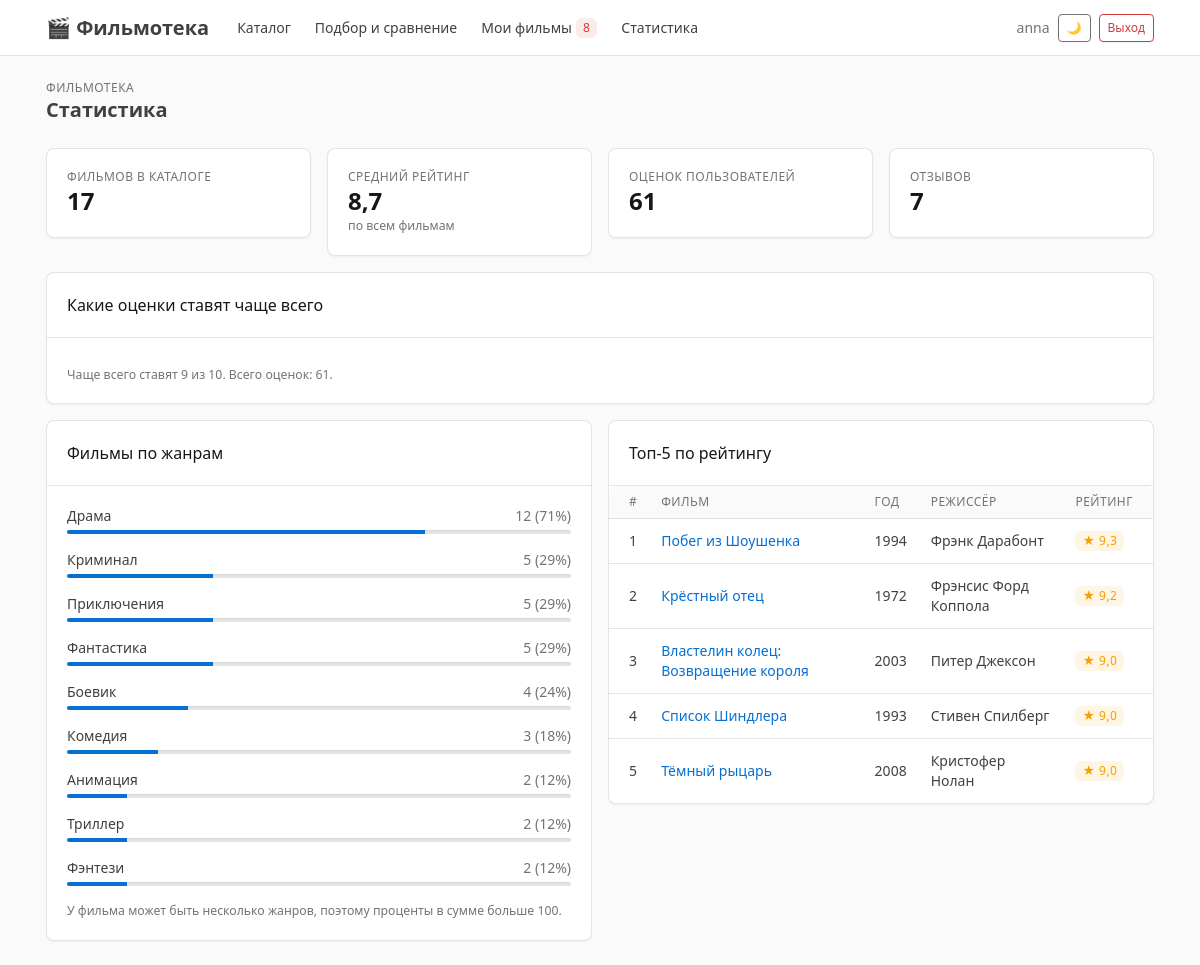
The page /stats/ (signed in) on the database its author committed.
### accounts/models.py (models this page shows, shortened)
class Genre(models.Model):
    name = models.CharField('Название', max_length=50, unique=True)
    class Meta:
        ordering = ['name']
        verbose_name = 'жанр'
        verbose_name_plural = 'жанры'

class Movie(models.Model):
    title = models.CharField('Название', max_length=200)
    original_title = models.CharField('Оригинальное название', max_length=200, blank=True)
    year = models.PositiveSmallIntegerField('Год выхода')
    director = models.CharField('Режиссёр', max_length=200)
    duration = models.PositiveSmallIntegerField('Длительность, мин')
    rating = models.DecimalField(
        'Рейтинг', max_digits=3, decimal_places=1,
        validators=[MinValueValidator(0), MaxValueValidator(10)],
    )
    description = models.TextField('Описание', blank=True)
    country = models.CharField('Страна', max_length=60, blank=True)
    poster_url = models.URLField('Ссылка на постер', blank=True)
    poster = models.ImageField('Обложка (файл)', upload_to='posters/', blank=True)
    genres = models.ManyToManyField(Genre, related_name='movies', verbose_name='Жанры')
    search_index = models.CharField(max_length=600, blank=True, editable=False)
    class Meta:
        ordering = ['-rating', 'title']
        verbose_name = 'фильм'
        verbose_name_plural = 'фильмы'

### accounts/dashboard_views.py (the view)
# urls.py: path('stats/', dashboard_views.stats, name='stats'),
@login_required
def stats(request):
    total = Movie.objects.count()
    avg_rating = Movie.objects.aggregate(a=Avg('rating'))['a'] or 0
    genre_stats = []
    for genre in Genre.objects.annotate(n=Count('movies')).order_by('-n', 'name'):
        percent = 0
        if total > 0:
            percent = round(genre.n * 100 / total)
        genre_stats.append({'name': genre.name, 'n': genre.n, 'percent': percent})
    score_labels = list(range(1, 11))
    score_numbers = []
    for score in score_labels:
        score_numbers.append(Rating.objects.filter(score=score).count())
    ratings_total = sum(score_numbers)
    if ratings_total == 0:
        chart_hint = 'Оценок пока нет. Поставьте первую на странице любого фильма.'
    else:
        popular_score = score_labels[score_numbers.index(max(score_numbers))]
        chart_hint = f'Чаще всего ставят {popular_score} из 10. Всего оценок: {ratings_total}.'
    return render(
        request,
        'stats.html',
        {
            'total_movies': total,
            'avg_rating': avg_rating,
            'ratings_total': ratings_total,
            'reviews_total': Review.objects.count(),
            'genre_stats': genre_stats,
            'score_labels': score_labels,
            'score_numbers': score_numbers,
            'chart_hint': chart_hint,
            'top_movies': Movie.objects.order_by('-rating', 'title')[:5],
        }
    )

### accounts/context_processors.py (called while the page is built)
def my_movies_count(request):
    if not request.user.is_authenticated:
        return {'my_movies_count': 0}
    count = Mark.objects.filter(user=request.user).values('movie').distinct().count()
    return {'my_movies_count': count}

### templates/stats.html (shortened to what this page needs)
{% extends 'base.html' %}
{% load static %}
{% block header %}
<div class="page-pretitle">Фильмотека</div>
<h2 class="page-title">Статистика</h2>
{% endblock %}
{% block content %}
<div class="row row-cards mb-3">
    {% include 'components/stat_card.html' with title='Фильмов в каталоге' value=total_movies %}
    {% include 'components/stat_card.html' with title='Средний рейтинг' value=avg_rating|floatformat:1 hint='по всем фильмам' %}
    {% include 'components/stat_card.html' with title='Оценок пользователей' value=ratings_total %}
    {% include 'components/stat_card.html' with title='Отзывов' value=reviews_total %}
</div>
<div class="row row-cards mb-3">
    <div class="col-12">
        {% include 'components/bar_chart.html' with chart_id='scores-chart' title='Какие оценки ставят чаще всего' labels=score_labels values=score_numbers series_name='Оценок' hint=chart_hint %}
    </div>
</div>
<div class="row row-cards">
    <div class="col-12 col-lg-6">
        <div class="card">
            <div class="card-header"><h3 class="card-title">Фильмы по жанрам</h3></div>
            <div class="card-body">
                {% for g in genre_stats %}
                    <div class="mb-3">
                        <div class="d-flex justify-content-between mb-1">
                            <span>{{ g.name }}</span>
                            <span class="text-secondary">{{ g.n }} ({{ g.percent }}%)</span>
                        </div>
                        <div class="progress progress-sm">
                            <div class="progress-bar" style="width: {{ g.percent }}%" role="progressbar"
                                 aria-valuenow="{{ g.percent }}" aria-valuemin="0" aria-valuemax="100"></div>
                        </div>
                    </div>
                {% empty %}
                    {% include 'components/empty_state.html' with title='Данных пока нет' text='Запустите seed_movies.' %}
                {% endfor %}
                <div class="text-secondary small">У фильма может быть несколько жанров, поэтому проценты в сумме больше 100.</div>
            </div>
        </div>
    </div>
    <div class="col-12 col-lg-6">
        <div class="card">
            <div class="card-header"><h3 class="card-title">Топ-5 по рейтингу</h3></div>
            <div class="table-responsive">
                <table class="table card-table table-vcenter">
                    <thead>
                        <tr>
                            <th>#</th>
                            <th>Фильм</th>
                            <th class="d-none d-sm-table-cell">Год</th>
                            <th class="d-none d-md-table-cell">Режиссёр</th>
                            <th>Рейтинг</th>
                        </tr>
                    </thead>
                    <tbody>
                        {% for movie in top_movies %}
                        <tr>
                            <td>{{ forloop.counter }}</td>
                            <td><a href="/movies/{{ movie.id }}/">{{ movie.title }}</a></td>
                            <td class="d-none d-sm-table-cell">{{ movie.year }}</td>
                            <td class="d-none d-md-table-cell">{{ movie.director }}</td>
                            <td><span class="badge bg-yellow-lt">★ {{ movie.rating }}</span></td>
                        </tr>
                        {% endfor %}
                    </tbody>
                </table>
            </div>
        </div>
    </div>
</div>
{% endblock %}

### templates/base.html (shortened to what this page needs)
{% load static %}
<!DOCTYPE html>
<html lang="ru" data-bs-theme="light">
<head>
    <link rel="stylesheet" href="{% static 'vendor/tabler/css/tabler.min.css' %}">
    <link rel="stylesheet" href="{% static 'css/movies.css' %}">
</head>
<body>
<div class="page">
    {% if user.is_authenticated %}
        {% include 'components/navbar.html' %}
    {% endif %}
    <div class="page-wrapper">
        <div class="page-header d-print-none">
            <div class="container-xl">
                {% block header %}{% endblock %}
            </div>
        </div>
        <div class="page-body">
            <div class="container-xl">
                {% block content %}{% endblock %}
            </div>
        </div>
    </div>
</div>
</body>
</html>

### templates/components/navbar.html (shortened to what this page needs)
{% with url_name=request.resolver_match.url_name %}
<header class="navbar navbar-expand-md d-print-none sticky-top">
    <div class="container-xl">
        <a class="navbar-brand pe-0 pe-md-3" href="/">🎬 Фильмотека</a>
        <div class="navbar-nav flex-row order-md-last ms-auto align-items-center gap-2">
            <span class="text-secondary d-none d-lg-inline">
                {{ user.username }}{% if user.is_staff %} <span class="badge bg-purple-lt">админ</span>{% endif %}
            </span>
            <button type="button" class="btn btn-sm btn-outline-secondary" id="theme-toggle"
                    aria-label="Сменить тему оформления">🌙</button>
            <form method="post" action="/accounts/logout/" class="m-0">
                <button type="submit" class="btn btn-sm btn-outline-danger">Выход</button>
            </form>
        </div>
        <div class="collapse navbar-collapse" id="navbar-menu">
            <ul class="navbar-nav me-auto">
                <li class="nav-item">
                    <a class="nav-link {% if url_name == 'catalog' or url_name == 'movie_detail' or url_name == 'search' %}active{% endif %}"
                       href="/">Каталог</a>
                </li>
                <li class="nav-item">
                    <a class="nav-link {% if url_name == 'workspace' %}active{% endif %}"
                       href="/workspace/">Подбор и сравнение</a>
                </li>
                <li class="nav-item">
                    <a class="nav-link {% if url_name|slice:':3' == 'my_' %}active{% endif %}"
                       href="/my/">
                        Мои фильмы
                        <span class="badge bg-red-lt ms-1" id="my-count">{{ my_movies_count }}</span>
                    </a>
                </li>
                <li class="nav-item">
                    <a class="nav-link {% if url_name == 'stats' %}active{% endif %}"
                       href="/stats/">Статистика</a>
                </li>
            </ul>
        </div>
    </div>
</header>
{% endwith %}

### templates/components/stat_card.html
<div class="col-6 col-lg-3">
    <div class="card">
        <div class="card-body">
            <div class="subheader">{{ title }}</div>
            <div class="h1 mb-0">{{ value }}</div>
            {% if hint %}<div class="text-secondary small">{{ hint }}</div>{% endif %}
        </div>
    </div>
</div>

### templates/components/bar_chart.html (shortened to what this page needs)
<div class="card">
    <div class="card-header"><h3 class="card-title">{{ title }}</h3></div>
    <div class="card-body">
        {% if hint %}<div class="text-secondary small mt-2">{{ hint }}</div>{% endif %}
    </div>
</div>

### static/css/movies.css (style rules this page uses)
.navbar .nav-link { white-space: nowrap; }

### rows shown on the page
Genre: name "Драма"
Genre: name "Криминал"
Genre: name "Приключения"
Genre: name "Фантастика"
Genre: name "Боевик"
Genre: name "Комедия"
Genre: name "Анимация"
Genre: name "Триллер"
Genre: name "Фэнтези"
Movie: title "Побег из Шоушенка", year "1994", director "Фрэнк Дарабонт", rating "9,3"
Movie: title "Крёстный отец", year "1972", director "Фрэнсис Форд Коппола", rating "9,2"
Movie: title "Властелин колец: Возвращение короля", year "2003", director "Питер Джексон", rating "9,0"
Movie: title "Список Шиндлера", year "1993", director "Стивен Спилберг", rating "9,0"
Movie: title "Тёмный рыцарь", year "2008", director "Кристофер Нолан", rating "9,0"

### other values the page prints
{{ user.username }} "anna"
{{ my_movies_count }} "8"
{{ title }} "ФИЛЬМОВ В КАТАЛОГЕ СРЕДНИЙ РЕЙТИНГ ОЦЕНОК ПОЛЬЗОВАТЕЛЕЙ ОТЗЫВОВ"
{{ value }} "17 8,7 61 7"
{{ hint }} "по всем фильмам"
{{ title }} "Какие оценки ставят чаще всего"
{{ hint }} "Чаще всего ставят 9 из 10. Всего оценок: 61."
{{ g.n }} "12" "5" "5" "5" "4" "3" "2" "2" "2"
{{ g.percent }} "71" "29" "29" "29" "24" "18" "12" "12" "12"
